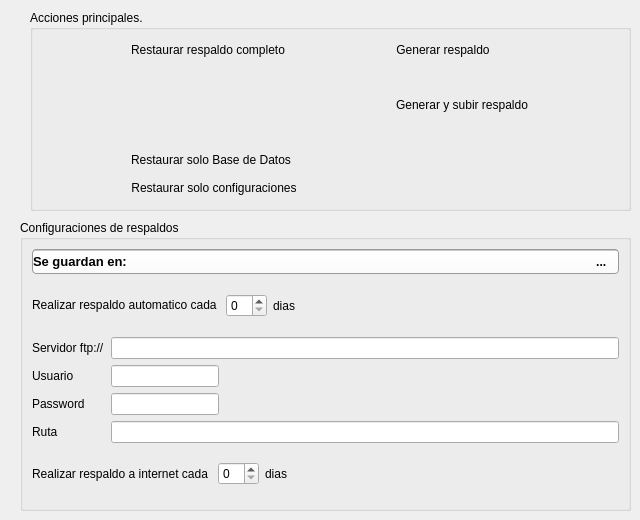
     <widget class="QWidget" name="stackPage5">
      <attribute name="icon">
       <iconset resource="../../icons.qrc">
        <normaloff>:/actions/images/actions/color_18/redo.png</normaloff>:/actions/images/actions/color_18/redo.png</iconset>
      </attribute>
      <attribute name="title">
       <string>Respaldos</string>
      </attribute>
      <widget class="QGroupBox" name="groupBox_2">
       <property name="geometry">
        <rect>
         <x>30</x>
         <y>10</y>
         <width>601</width>
         <height>201</height>
        </rect>
       </property>
       <property name="title">
        <string>Acciones principales.</string>
       </property>
       <layout class="QGridLayout" name="gridLayout_2">
        <item row="2" column="0">
         <widget class="QPushButton" name="rlRestoreDB">
          <property name="sizePolicy">
           <sizepolicy hsizetype="Fixed" vsizetype="Fixed">
            <horstretch>0</horstretch>
            <verstretch>0</verstretch>
           </sizepolicy>
          </property>
          <property name="text">
           <string>Restaurar solo Base de Datos</string>
          </property>
          <property name="icon">
           <iconset resource="../../icons.qrc">
            <normaloff>:/actions/images/actions/color_18/rotate.png</normaloff>:/actions/images/actions/color_18/rotate.png</iconset>
          </property>
          <property name="iconSize">
           <size>
            <width>32</width>
            <height>32</height>
           </size>
          </property>
          <property name="flat">
           <bool>true</bool>
          </property>
         </widget>
        </item>
        <item row="3" column="0">
         <widget class="QPushButton" name="rlRestoreConf">
          <property name="sizePolicy">
           <sizepolicy hsizetype="Fixed" vsizetype="Fixed">
            <horstretch>0</horstretch>
            <verstretch>0</verstretch>
           </sizepolicy>
          </property>
          <property name="text">
           <string>Restaurar solo configuraciones</string>
          </property>
          <property name="icon">
           <iconset resource="../../icons.qrc">
            <normaloff>:/actions/images/actions/color_18/history.png</normaloff>:/actions/images/actions/color_18/history.png</iconset>
          </property>
          <property name="iconSize">
           <size>
            <width>32</width>
            <height>32</height>
           </size>
          </property>
          <property name="flat">
           <bool>true</bool>
          </property>
         </widget>
        </item>
        <item row="0" column="1">
         <widget class="QPushButton" name="rlBackup">
          <property name="sizePolicy">
           <sizepolicy hsizetype="Fixed" vsizetype="Fixed">
            <horstretch>0</horstretch>
            <verstretch>0</verstretch>
           </sizepolicy>
          </property>
          <property name="text">
           <string>Generar respaldo</string>
          </property>
          <property name="icon">
           <iconset resource="../../icons.qrc">
            <normaloff>:/actions/images/actions/color_18/compress.png</normaloff>:/actions/images/actions/color_18/compress.png</iconset>
          </property>
          <property name="flat">
           <bool>true</bool>
          </property>
         </widget>
        </item>
        <item row="0" column="0">
         <widget class="QPushButton" name="rlRestore">
          <property name="sizePolicy">
           <sizepolicy hsizetype="Fixed" vsizetype="Fixed">
            <horstretch>0</horstretch>
            <verstretch>0</verstretch>
           </sizepolicy>
          </property>
          <property name="text">
           <string>Restaurar respaldo completo</string>
          </property>
          <property name="icon">
           <iconset resource="../../icons.qrc">
            <normaloff>:/actions/images/actions/color_18/undo.png</normaloff>:/actions/images/actions/color_18/undo.png</iconset>
          </property>
          <property name="iconSize">
           <size>
            <width>32</width>
            <height>32</height>
           </size>
          </property>
          <property name="flat">
           <bool>true</bool>
          </property>
         </widget>
        </item>
        <item row="1" column="0">
         <spacer name="verticalSpacer">
          <property name="orientation">
           <enum>Qt::Vertical</enum>
          </property>
          <property name="sizeHint" stdset="0">
           <size>
            <width>20</width>
            <height>40</height>
           </size>
          </property>
         </spacer>
        </item>
        <item row="1" column="1">
         <widget class="QPushButton" name="cpgrespaldo">
          <property name="sizePolicy">
           <sizepolicy hsizetype="Fixed" vsizetype="Fixed">
            <horstretch>0</horstretch>
            <verstretch>0</verstretch>
           </sizepolicy>
          </property>
          <property name="text">
           <string>Generar y subir respaldo</string>
          </property>
          <property name="icon">
           <iconset resource="../../icons.qrc">
            <normaloff>:/actions/images/actions/color_18/upload2.png</normaloff>:/actions/images/actions/color_18/upload2.png</iconset>
          </property>
          <property name="flat">
           <bool>true</bool>
          </property>
         </widget>
        </item>
       </layout>
      </widget>
      <widget class="QGroupBox" name="gbLocal">
       <property name="geometry">
        <rect>
         <x>20</x>
         <y>220</y>
         <width>611</width>
         <height>291</height>
        </rect>
       </property>
       <property name="title">
        <string>Configuraciones de respaldos</string>
       </property>
       <layout class="QVBoxLayout" name="verticalLayout_9">
        <item>
         <widget class="QFrame" name="fLine_2">
          <property name="sizePolicy">
           <sizepolicy hsizetype="Preferred" vsizetype="Fixed">
            <horstretch>0</horstretch>
            <verstretch>0</verstretch>
           </sizepolicy>
          </property>
          <property name="styleSheet">
           <string notr="true">.QFrame{background-color: qlineargradient(spread:pad, x1:0, y1:0, x2:0, y2:1, stop:0 rgba(150, 150, 150, 255), stop:0.084833 rgba(255, 255, 255, 255), stop:1 rgba(250, 250, 250, 255));padding:0px; border-radius:4px;border:1px solid #999}
QToolButton, QLineEdit{background:transparent; border:0px; padding:3px}</string>
          </property>
          <property name="frameShape">
           <enum>QFrame::StyledPanel</enum>
          </property>
          <property name="frameShadow">
           <enum>QFrame::Raised</enum>
          </property>
          <layout class="QHBoxLayout" name="horizontalLayout_52">
           <property name="spacing">
            <number>0</number>
           </property>
           <property name="leftMargin">
            <number>0</number>
           </property>
           <property name="topMargin">
            <number>0</number>
           </property>
           <property name="rightMargin">
            <number>4</number>
           </property>
           <property name="bottomMargin">
            <number>0</number>
           </property>
           <item>
            <widget class="QLabel" name="label_16">
             <property name="sizePolicy">
              <sizepolicy hsizetype="Fixed" vsizetype="Preferred">
               <horstretch>0</horstretch>
               <verstretch>0</verstretch>
              </sizepolicy>
             </property>
             <property name="font">
              <font>
               <pointsize>10</pointsize>
               <weight>75</weight>
               <bold>true</bold>
              </font>
             </property>
             <property name="text">
              <string>Se guardan en:</string>
             </property>
            </widget>
           </item>
           <item>
            <widget class="QLabel" name="rlPath">
             <property name="font">
              <font>
               <weight>75</weight>
               <bold>true</bold>
              </font>
             </property>
             <property name="text">
              <string/>
             </property>
            </widget>
           </item>
           <item>
            <widget class="QToolButton" name="clrExplorar">
             <property name="font">
              <font>
               <weight>75</weight>
               <bold>true</bold>
              </font>
             </property>
             <property name="text">
              <string> ...</string>
             </property>
             <property name="icon">
              <iconset resource="../../icons.qrc">
               <normaloff>:/actions/images/actions/color_18/folder.png</normaloff>:/actions/images/actions/color_18/folder.png</iconset>
             </property>
             <property name="toolButtonStyle">
              <enum>Qt::ToolButtonTextBesideIcon</enum>
             </property>
            </widget>
           </item>
          </layout>
         </widget>
        </item>
        <item>
         <layout class="QHBoxLayout" name="horizontalLayout_4">
          <item>
           <widget class="QLabel" name="label_53">
            <property name="sizePolicy">
             <sizepolicy hsizetype="Fixed" vsizetype="Fixed">
              <horstretch>0</horstretch>
              <verstretch>0</verstretch>
             </sizepolicy>
            </property>
            <property name="text">
             <string>Realizar respaldo automatico cada </string>
            </property>
           </widget>
          </item>
          <item>
           <widget class="QSpinBox" name="rlPeriod">
            <property name="sizePolicy">
             <sizepolicy hsizetype="Fixed" vsizetype="Fixed">
              <horstretch>0</horstretch>
              <verstretch>0</verstretch>
             </sizepolicy>
            </property>
            <property name="toolTip">
             <string>Si de no desea utilizar esta opcion, dejela en 0</string>
            </property>
           </widget>
          </item>
          <item>
           <widget class="QLabel" name="label_17">
            <property name="text">
             <string>dias</string>
            </property>
           </widget>
          </item>
         </layout>
        </item>
        <item>
         <layout class="QFormLayout" name="formLayout_4">
          <property name="fieldGrowthPolicy">
           <enum>QFormLayout::AllNonFixedFieldsGrow</enum>
          </property>
          <item row="0" column="0">
           <widget class="QLabel" name="label_51">
            <property name="text">
             <string>Servidor ftp://</string>
            </property>
           </widget>
          </item>
          <item row="0" column="1">
           <widget class="QLineEdit" name="rsServer"/>
          </item>
          <item row="1" column="0">
           <widget class="QLabel" name="label_11">
            <property name="text">
             <string>Usuario</string>
            </property>
           </widget>
          </item>
          <item row="1" column="1">
           <widget class="QLineEdit" name="rsUser">
            <property name="sizePolicy">
             <sizepolicy hsizetype="Fixed" vsizetype="Fixed">
              <horstretch>0</horstretch>
              <verstretch>0</verstretch>
             </sizepolicy>
            </property>
            <property name="toolTip">
             <string/>
            </property>
           </widget>
          </item>
          <item row="2" column="0">
           <widget class="QLabel" name="label_12">
            <property name="text">
             <string>Password</string>
            </property>
           </widget>
          </item>
          <item row="2" column="1">
           <widget class="QLineEdit" name="rsPass">
            <property name="sizePolicy">
             <sizepolicy hsizetype="Fixed" vsizetype="Fixed">
              <horstretch>0</horstretch>
              <verstretch>0</verstretch>
             </sizepolicy>
            </property>
            <property name="echoMode">
             <enum>QLineEdit::Password</enum>
            </property>
           </widget>
          </item>
          <item row="3" column="0">
           <widget class="QLabel" name="label_13">
            <property name="text">
             <string>Ruta</string>
            </property>
           </widget>
          </item>
          <item row="3" column="1">
           <widget class="QLineEdit" name="rsPath">
            <property name="toolTip">
             <string>Si desconoce la ruta en la que se guardaran, puede dejarlo vacio</string>
            </property>
           </widget>
          </item>
         </layout>
        </item>
        <item>
         <layout class="QHBoxLayout" name="horizontalLayout_3">
          <item>
           <widget class="QLabel" name="label_50">
            <property name="sizePolicy">
             <sizepolicy hsizetype="Fixed" vsizetype="Fixed">
              <horstretch>0</horstretch>
              <verstretch>0</verstretch>
             </sizepolicy>
            </property>
            <property name="text">
             <string>Realizar respaldo a internet cada </string>
            </property>
           </widget>
          </item>
          <item>
           <widget class="QSpinBox" name="rsPeriod">
            <property name="sizePolicy">
             <sizepolicy hsizetype="Fixed" vsizetype="Fixed">
              <horstretch>0</horstretch>
              <verstretch>0</verstretch>
             </sizepolicy>
            </property>
            <property name="toolTip">
             <string>Frecuencia con la que se respaldara automaticamente, si se deja en &quot;0&quot; solo se hara respaldo cuando el administrador lo indique.</string>
            </property>
           </widget>
          </item>
          <item>
           <widget class="QLabel" name="label_10">
            <property name="text">
             <string>dias</string>
            </property>
           </widget>
          </item>
         </layout>
        </item>
       </layout>
      </widget>
     </widget>
